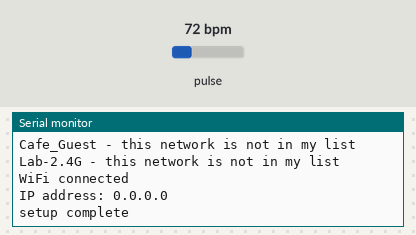
A sketch run on a simulated Arduino MKR. Parts: the last lines printed to the serial monitor. The inputs (shaded band) are chosen by the test bench; at power-on: pulse 72 bpm. A WiFi scan finds three made-up networks; random numbers use the default seed unless the sketch sets one; no MQTT or app messages arrive unless stated; not simulated (calls return 0 or success): arduino_secrets.h.

Above: at 4.2 s.
4.3 s: pulse set to 42 bpm
At 5.9 s:
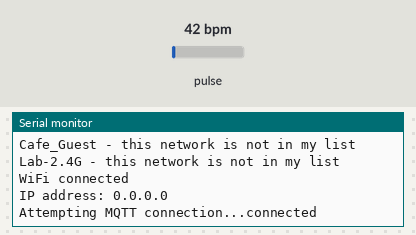
8.5 s: pulse set to 70 bpm
At 10.3 s:
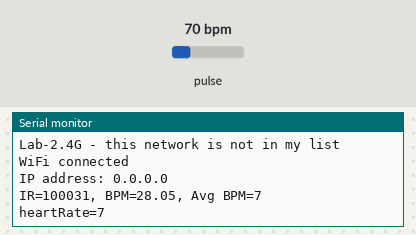
Timing chart, 0 to 11.8 s (numbered marks = the images above; inputs shaded):
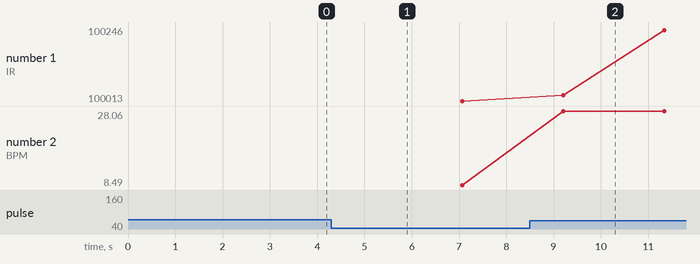

The sketch:

beat2.ino
```cpp
/*

Chrono Lumina Blinker example for MKR1010

*/


#include <WiFiNINA.h>
#include <PubSubClient.h>
#include <utility/wifi_drv.h>   // library to drive to RGB LED on the MKR1010
#include "arduino_secrets.h"

#include <Wire.h>
#include "MAX30105.h"         // SparkFun MAX30102 库
#include "heartRate.h"

/*
**** please enter your sensitive data in the Secret tab/arduino_secrets.h
**** using format below

#define SECRET_SSID "ssid name"
#define SECRET_PASS "ssid password"
#define SECRET_MQTTUSER "user name - eg student"
#define SECRET_MQTTPASS "password";
 */

const char* ssid          = SECRET_SSID;
const char* password      = SECRET_PASS;
const char* mqtt_username = SECRET_MQTTUSER;
const char* mqtt_password = SECRET_MQTTPASS;
const char* mqtt_server = "mqtt.cetools.org";
const int mqtt_port = 1884;
int status = WL_IDLE_STATUS;     // the Wifi radio's status
float currentBPM;
WiFiServer server(80);
WiFiClient wificlient;

WiFiClient mkrClient;
PubSubClient client(mkrClient);

// MAX30102 设置
MAX30105 particleSensor;
const byte RATE_SIZE = 4; //Increase this for more averaging. 4 is good.
byte rates[RATE_SIZE]; //Array of heart rates
byte rateSpot = 0;
long lastBeat = 0; //Time at which the last beat occurred

float beatsPerMinute;
int beatAvg;
int heartRate;

// 新增：用于控制每秒打印一次数据
unsigned long lastPrintTime = 0;       // 上次打印时间
const unsigned long printInterval = 1000; // 串口打印间隔
unsigned long lastLedUpdateTime = 0;   // 上次 LED 更新时间
const unsigned long ledUpdateInterval = 1000; // LED 更新间隔

// 定义更新间隔和时间变量
const unsigned long bpmUpdateInterval = 1000; // 更新心率数据间隔（毫秒）
static unsigned long lastBpmUpdateTime = 0;   // 上次更新心率的时间

// edit this for the light you are connecting to
//char mqtt_topic_demo[] = "student/CASA0014/light/5/pixel/";
char mqtt_topic_demo[] = "student/CASA0014/light/15/pixel/";

void setup() {
  // Start the serial monitor to show output
  Serial.begin(115200);
  delay(1000);

  // 初始化MAX30102
  if (!particleSensor.begin(Wire, I2C_SPEED_FAST)) {
    Serial.println("MAX30102 not detected. Check connections!");
    while (1);
    }

  particleSensor.setup();  // Initialize the sensor with default values
  particleSensor.setPulseAmplitudeRed(0x0A); //Turn Red LED to low to indicate sensor is running
  particleSensor.setPulseAmplitudeGreen(0); //Turn off Green LED
  Serial.println("Sensor Initialized");

  //初始化WIFI&MQTT
  WiFi.setHostname("Lumina ucbvjx4");
  startWifi();
  client.setServer(mqtt_server, mqtt_port);

  Serial.println("setup complete");
}

void loop() {
  // we need to make sure the arduino is still connected to the MQTT broker
  // otherwise we will not receive any messages
 // 确保连接到 MQTT 和 WiFi
   // 确保连接到 MQTT 和 WiFi
  if (!client.connected()) {
    reconnectMQTT();
  }
  if (WiFi.status() != WL_CONNECTED) {
    startWifi();
  }
  client.loop();

  heartbeat();

}

void heartbeat(){
  // 持续采样传感器数据
  long irValue = particleSensor.getIR();

  // 检查是否有心跳
  if (checkForBeat(irValue)) {
    long delta = millis() - lastBeat; // 时间间隔（毫秒）
    lastBeat = millis();

    currentBPM = 60 / (delta / 1000.0);

    // 过滤异常值
    if (currentBPM > 20 && currentBPM < 255) {
      rates[rateSpot++] = (byte)currentBPM; // 存储有效心率
      rateSpot %= RATE_SIZE;               // 循环存储

      // 计算平均心率
      beatAvg = 0;
      for (byte x = 0; x < RATE_SIZE; x++) {
        beatAvg += rates[x];
      }
      beatAvg /= RATE_SIZE;
      heartRate = beatAvg; // 更新用于 LED 控制的心率值
    }
  }

  // 每秒更新一次心率数据
  // if (millis() - lastBpmUpdateTime >= bpmUpdateInterval) {
  //   lastBpmUpdateTime = millis(); // 更新上次更新心率的时间

  if (millis() - lastPrintTime >= printInterval) {
    lastPrintTime = millis();
    // 输出更新后的心率数据
    Serial.print("IR=");
    Serial.print(irValue);
    Serial.print(", BPM=");
    Serial.print(currentBPM);
    Serial.print(", Avg BPM=");
    Serial.print(beatAvg);

    if (irValue < 50000) {
      Serial.print(" No finger?");
    }

    Serial.println();
  }

  //每秒更新LED状态
  static unsigned long lastLedUpdateTime = 0;
  if (millis() - lastLedUpdateTime >= ledUpdateInterval) {
    lastLedUpdateTime = millis();

    Serial.print("heartRate=");
    Serial.print(heartRate);

  if (irValue < 50000) {
      sendMQTTEffect(0, 0, 0); // 没有手指时关闭所有LED灯
  } else if (heartRate >= 100 && heartRate <= 120) {
      sendMQTTEffect(0, 0, 255); // Red light, fast flashing
    } else if (heartRate >= 80 && heartRate < 100) {
      sendMQTTEffect(255, 0, 0); // Green light, medium flashing
    } else if (heartRate >= 40 && heartRate < 80) {
      sendMQTTEffect(255, 255, 0); // Yellow light, slow flashing
    } else {
      sendMQTTEffect(0, 0, 0); // Turn off the light
    }
  }
}


void sendMQTTEffect(int R, int G, int B) {
  char mqtt_message[100];
  for (int i = 0; i < 12; i++) { // Control all 12 LEDs
    sprintf(mqtt_message, "{\"pixelid\": %d, \"R\": %d, \"G\": %d, \"B\": %d, \"W\": 0}", i, R, G, B);
    delay(10); // Control flashing speed
    if (client.publish(mqtt_topic_demo, mqtt_message)) {
      //Serial.println("Message published");
    } else {
      Serial.println("Failed to publish message");
    }
  }
}

//light control functions
void pulsewhite(){
  sprintf(mqtt_topic_demo, "student/CASA0014/light/%d/all/",16);
  char mqtt_message[100];
  sprintf(mqtt_message,"{\"method\":\"pulsewhite\"}");
  delay(10);
}

void clearAllLEDs(){
  sprintf(mqtt_topic_demo, "student/CASA0014/light/%d/all/",15);
  char mqtt_message[50];
  sprintf(mqtt_message,"{\"method\":\"clear\"}");
  delay(10);
}

// void alllighton(){
//   sprintf(mqtt_topic_demo, "student/CASA0014/light/%d/all/",15);
//   char mqtt_message[50];
//   sprintf(mqtt_message,"{\"method\":\"clear\"}");
//   delay(10);
// }

void startWifi(){

  // check for the WiFi module:
  if (WiFi.status() == WL_NO_MODULE) {
    Serial.println("Communication with WiFi module failed!");
    // don't continue
    while (true);
  }
  String fv = WiFi.firmwareVersion();
  if (fv < WIFI_FIRMWARE_LATEST_VERSION) {
    Serial.println("Please upgrade the firmware");
  }

  // Function for connecting to a WiFi network
  // is looking for UCL_IoT and a back up network (usually a home one!)
  int n = WiFi.scanNetworks();
  Serial.println("Scan done");
  if (n == 0) {
    Serial.println("no networks found");
  } else {
    Serial.print(n);
    Serial.println(" networks found");
    // loop through all the networks and if you find UCL_IoT or the backup - ssid1
    // then connect to wifi
    Serial.print("Trying to connect to: ");
    Serial.println(ssid);
    for (int i = 0; i < n; ++i){
      String availablessid = WiFi.SSID(i);
      // Primary network
      if (availablessid.equals(ssid)) {
        Serial.print("Connecting to ");
        Serial.println(ssid);
        WiFi.begin(ssid, password);
        while (WiFi.status() != WL_CONNECTED) {
          delay(600);
          Serial.print(".");
        }
        if (WiFi.status() == WL_CONNECTED) {
          Serial.println("Connected to " + String(ssid));
          break; // Exit the loop if connected
        } else {
          Serial.println("Failed to connect to " + String(ssid));
        }
      } else {
        Serial.print(availablessid);
        Serial.println(" - this network is not in my list");
      }

    }
  }


  Serial.println("");
  Serial.println("WiFi connected");
  Serial.print("IP address: ");
  Serial.println(WiFi.localIP());

}

void reconnectMQTT() {
  if (WiFi.status() != WL_CONNECTED){
    startWifi();
  } else {
    //Serial.println(WiFi.localIP());
  }

  // Loop until we're reconnected
  while (!client.connected()) {    // while not (!) connected....
    Serial.print("Attempting MQTT connection...");
    // Create a random client ID
    String clientId = "LuminaSelector";
    clientId += String(random(0xffff), HEX);

    // Attempt to connect
    if (client.connect(clientId.c_str(), mqtt_username, mqtt_password)) {
      Serial.println("connected");
      // ... and subscribe to messages on broker
    } else {
      Serial.print("failed, rc=");
      Serial.print(client.state());
      Serial.println(" try again in 5 seconds");
      // Wait 5 seconds before retrying
      delay(5000);
    }
  }
}

void callback(char* topic, byte* payload, int length) {
  // Handle incoming messages
  Serial.print("Message arrived [");
  Serial.print(topic);
  Serial.print("]: ");
  for (int i = 0; i < length; i++) {
    Serial.print((char)payload[i]);
  }
  Serial.println();

}
```

Measured:
- after the input at 8.5 s, the serial monitor: prints a new line after 0.70 s (image 2)
- plotted number 1: 100013 → 100246 after the input at 8.5 s
